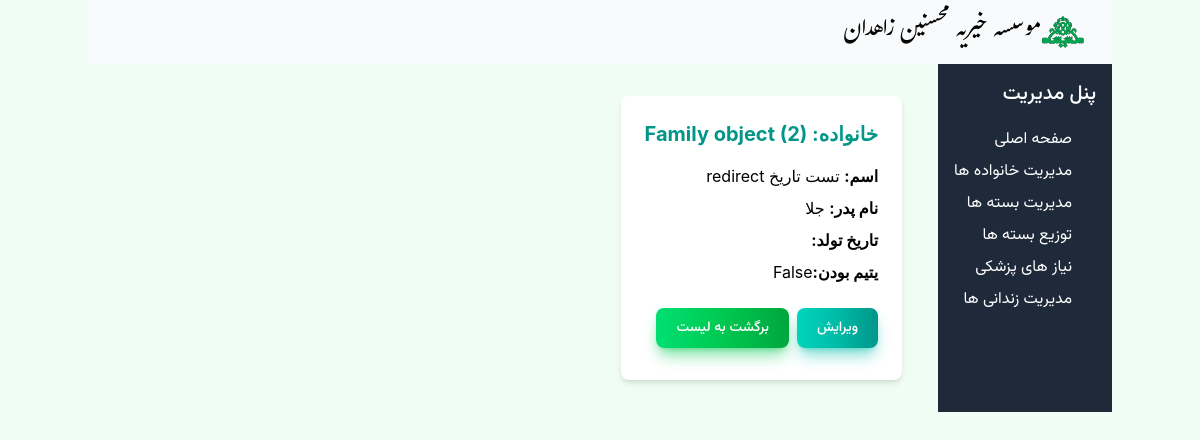
The page /families/15/member on the database its author committed.
### Mohsenin/models.py (models this page shows, shortened)
class Person(models.Model):
    family = models.ForeignKey(Family, related_name='members', on_delete=models.CASCADE)
    first_name = models.CharField('نام',max_length=50)
    last_name = models.CharField('نام خانوادگی',max_length=50)
    father_name = models.CharField('', max_length=50)
    national_id = models.CharField('شماره ملی', max_length=10)
    birth_date = models.DateField('تاریخ تولد') #TODO: USE django-jalali
    is_orphan = models.BooleanField('یتیم')
    is_guardian = models.BooleanField(default=False)

class Family(models.Model):
    doc_code = models.IntegerField('شماره پرونده')
    need_level = models.IntegerField('سطح نیاز', default=1, choices=NEED_LEVEL_CHOICE)
    family_type = models.IntegerField('نوع نیازمندی', default=1, choices=FAMILY_TYPE_CHOICES)
    guardian = models.ForeignKey('Person', verbose_name='سرپرست خانوار', on_delete=models.SET_NULL, related_name='guardianship', null=True)
    address = models.CharField('آدرس',max_length=255)
    contact_number = models.CharField('شماره تماس',max_length=15, blank=True, null=True)
    postal_code = models.CharField('کدپستی',max_length=10, blank=True, null= True)
    distlist = models.ForeignKey(Dist, verbose_name='لیست توزیع',on_delete=models.SET_NULL, null=True)
    is_active = models.BooleanField('تحت پوشش',default=True)  # To track if the family is currently receiving support

### Mohsenin/views.py (the view)
# urls.py: path('families/<int:pk>/member', views.PersonDetailView.as_view(), name='person_detail'),
class PersonDetailView(View):
    template_name = 'Person/person_detail.html'
    def get(self, request, pk):
        persons = get_object_or_404(Person, pk=pk)
        persons.birth_date = conver_solar_date(persons.birth_date)
        context = {
            'person': persons,
        }
        return render(request, self.template_name, context)

### Mohsenin/views.py (called while the page is built)
def conver_solar_date(date):
    return jdatetime.datetime.fromgregorian(datetime=date).strftime("%Y/%m/%d")

### Mohsenin/templates/Person/person_detail.html
{% extends "base.html" %}
{% block content %}
<div class="container mx-auto py-8 px-4">
    <div class="bg-white rounded-lg shadow-md p-6">
        <h2 class="text-xl font-bold text-teal-600 mb-4">خانواده: {{ person.family }} </h2>
        <p class="mb-2"><strong>اسم:</strong> {{ person.first_name }} {{ person.last_name }}</p>
        <p class="mb-2"><strong>نام پدر:</strong> {{ person.father_name }}</p>
        <p class="mb-2"><strong>تاریخ تولد:</strong> {{ person.birth_date }}</p>
        <p class="mb-2"><strong>یتیم بودن:</strong>{{ person.is_orphan }}</p>
        <div class="mt-6 flex space-x-4">
            <a href="{% url 'person_edit' person.family.id person.id %}" class="text-white bg-gradient-to-r from-teal-400 via-teal-500 to-teal-600 hover:bg-gradient-to-br focus:ring-4 focus:outline-none focus:ring-teal-300 dark:focus:ring-teal-800 shadow-lg shadow-teal-500/50 dark:shadow-lg dark:shadow-teal-800/80 vazir-medium rounded-lg text-sm px-5 py-2.5 text-center me-2 mb-2">ویرایش </a>
            <a href="{% url 'person_list' person.family.id %}" class="text-white bg-gradient-to-r from-green-400 via-green-500 to-green-600 hover:bg-gradient-to-br focus:ring-4 focus:outline-none focus:ring-green-300 dark:focus:ring-green-800 shadow-lg shadow-green-500/50 dark:shadow-lg dark:shadow-green-800/80 vazir-medium rounded-lg text-sm px-5 py-2.5 text-center me-2 mb-2">برگشت به لیست </a>
        </div>
    </div>
</div>
{% endblock %}

### rows shown on the page
Person: family "Family object (2)", first_name "تست تاریخ", last_name "redirect", father_name "جلا", is_orphan "False"
